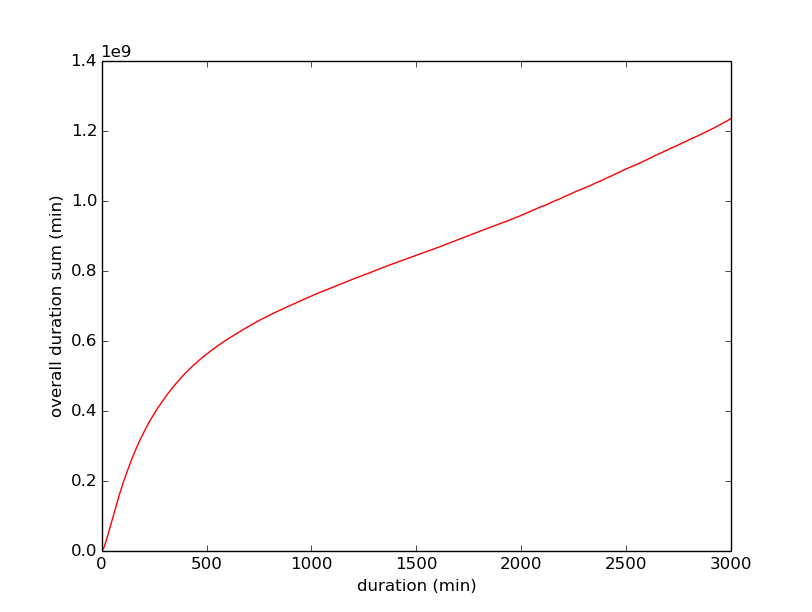

The Python source for this figure:
import matplotlib.mlab as mlab
import matplotlib.pyplot as plt

import copy

from load_toys_rev import *

filename = 'data/toys_rev2_sample10.csv'
sample_factor = 10
toy_list = load_toys_rev(filename)

count = [0]*3000
timesum = [0]*3000
for toy in toy_list:
    if toy.duration < 3000:
        timesum[toy.duration] += toy.duration*sample_factor

overall_timesum = []
accumulate_timesum = 0
for overall_duration in timesum:
    accumulate_timesum += overall_duration
    overall_timesum.append(accumulate_timesum)

f = open('overall_duration_sum.csv', 'w')
i = 0
for overall in overall_timesum:
    f.write(str(i)+", "+str(overall)+"\n")
    i += 1
f.close()

plt.plot(overall_timesum, 'r')
plt.xlabel('duration (min)')
plt.ylabel('overall duration sum (min)')

plt.show()
